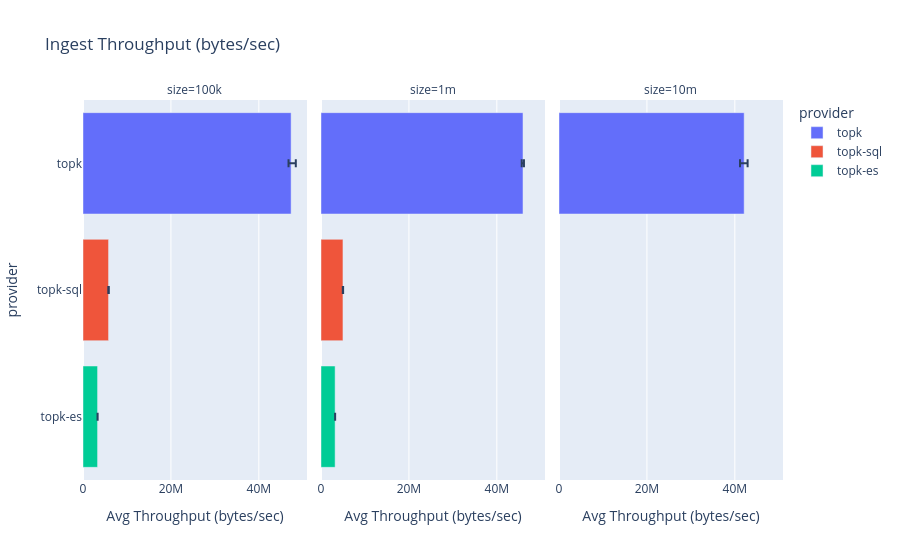

Write notebook code for a chart like this one.
### Code cell
throughput_df = (
    ingest_df
    .filter(pl.col("metric") == "bench.ingest.upserted_bytes")
    .group_by(["provider", "size", "run_id"])
    .agg([
        pl.col("value").sum().alias("total_bytes"),
        pl.col("ts").min().alias("start_ts"),
        pl.col("ts").max().alias("end_ts"),
    ])
    .with_columns([
        (pl.col("total_bytes") / (pl.col("end_ts") - pl.col("start_ts")).dt.total_seconds(fractional=True)).alias("value")
    ])
)
throughput_df = process_df(throughput_df, ["provider", "size", "run_id"])

fig = px.bar(
    throughput_df.sort("value", descending=True),
    y="provider",
    x="value",
    color="provider",
    facet_col="size",
    error_x="err_plus",
    error_x_minus="err_minus",
    title="Ingest Throughput (bytes/sec)",
    labels={"value": "Avg Throughput (bytes/sec)"},
    category_orders={
        "size": ["100k", "1m", "10m"],
    },
)
fig.show()

write_df(throughput_df, "ingest_throughput.json")

### Figure 1 — Plotly figure (JSON) as saved in the notebook; plotly's stock layout.template omitted (floating-point values rounded to 4 significant figures)
{"data": [{"error_x": {"array": [1068000.0], "arrayminus": [586700.0]}, "hovertemplate": "provider=%{y}<br>size=100k<br>Avg Throughput (bytes/sec)=%{x}<extra></extra>", "legendgroup": "topk", "marker": {"color": "#636efa", "pattern": {"shape": ""}}, "name": "topk", "orientation": "h", "showlegend": true, "textposition": "auto", "type": "bar", "x": [47340000.0], "xaxis": "x", "y": ["topk"], "yaxis": "y"}, {"error_x": {"array": [58720.0], "arrayminus": [56180.0]}, "hovertemplate": "provider=%{y}<br>size=100k<br>Avg Throughput (bytes/sec)=%{x}<extra></extra>", "legendgroup": "topk-sql", "marker": {"color": "#EF553B", "pattern": {"shape": ""}}, "name": "topk-sql", "orientation": "h", "showlegend": true, "textposition": "auto", "type": "bar", "x": [5814000.0], "xaxis": "x", "y": ["topk-sql"], "yaxis": "y"}, {"error_x": {"array": [13820.0], "arrayminus": [11590.0]}, "hovertemplate": "provider=%{y}<br>size=100k<br>Avg Throughput (bytes/sec)=%{x}<extra></extra>", "legendgroup": "topk-es", "marker": {"color": "#00cc96", "pattern": {"shape": ""}}, "name": "topk-es", "orientation": "h", "showlegend": true, "textposition": "auto", "type": "bar", "x": [3315000.0], "xaxis": "x", "y": ["topk-es"], "yaxis": "y"}, {"error_x": {"array": [221400.0], "arrayminus": [291100.0]}, "hovertemplate": "provider=%{y}<br>size=1m<br>Avg Throughput (bytes/sec)=%{x}<extra></extra>", "legendgroup": "topk", "marker": {"color": "#636efa", "pattern": {"shape": ""}}, "name": "topk", "orientation": "h", "showlegend": false, "textposition": "auto", "type": "bar", "x": [45950000.0], "xaxis": "x2", "y": ["topk"], "yaxis": "y2"}, {"error_x": {"array": [34510.0], "arrayminus": [32800.0]}, "hovertemplate": "provider=%{y}<br>size=1m<br>Avg Throughput (bytes/sec)=%{x}<extra></extra>", "legendgroup": "topk-sql", "marker": {"color": "#EF553B", "pattern": {"shape": ""}}, "name": "topk-sql", "orientation": "h", "showlegend": false, "textposition": "auto", "type": "bar", "x": [4995000.0], "xaxis": "x2", "y": ["topk-sql"], "yaxis": "y2"}, {"error_x": {"array": [5204.0], "arrayminus": [5336.0]}, "hovertemplate": "provider=%{y}<br>size=1m<br>Avg Throughput (bytes/sec)=%{x}<extra></extra>", "legendgroup": "topk-es", "marker": {"color": "#00cc96", "pattern": {"shape": ""}}, "name": "topk-es", "orientation": "h", "showlegend": false, "textposition": "auto", "type": "bar", "x": [3211000.0], "xaxis": "x2", "y": ["topk-es"], "yaxis": "y2"}, {"error_x": {"array": [786400.0], "arrayminus": [947300.0]}, "hovertemplate": "provider=%{y}<br>size=10m<br>Avg Throughput (bytes/sec)=%{x}<extra></extra>", "legendgroup": "topk", "marker": {"color": "#636efa", "pattern": {"shape": ""}}, "name": "topk", "orientation": "h", "showlegend": false, "textposition": "auto", "type": "bar", "x": [42120000.0], "xaxis": "x3", "y": ["topk"], "yaxis": "y3"}], "layout": {"annotations": [{"font": {}, "showarrow": false, "text": "size=100k", "x": 0.16, "xanchor": "center", "xref": "paper", "y": 1, "yanchor": "bottom", "yref": "paper"}, {"font": {}, "showarrow": false, "text": "size=1m", "x": 0.5, "xanchor": "center", "xref": "paper", "y": 1, "yanchor": "bottom", "yref": "paper"}, {"font": {}, "showarrow": false, "text": "size=10m", "x": 0.84, "xanchor": "center", "xref": "paper", "y": 1, "yanchor": "bottom", "yref": "paper"}], "barmode": "relative", "legend": {"title": {"text": "provider"}, "tracegroupgap": 0}, "title": {"text": "Ingest Throughput (bytes/sec)"}, "xaxis": {"anchor": "y", "domain": [0, 0.32], "title": {"text": "Avg Throughput (bytes/sec)"}}, "xaxis2": {"anchor": "y2", "domain": [0.34, 0.66], "matches": "x", "title": {"text": "Avg Throughput (bytes/sec)"}}, "xaxis3": {"anchor": "y3", "domain": [0.68, 1.0], "matches": "x", "title": {"text": "Avg Throughput (bytes/sec)"}}, "yaxis": {"anchor": "x", "categoryarray": ["topk-es", "topk-sql", "topk"], "categoryorder": "array", "domain": [0, 1], "title": {"text": "provider"}}, "yaxis2": {"anchor": "x2", "domain": [0, 1], "matches": "y", "showticklabels": false}, "yaxis3": {"anchor": "x3", "domain": [0, 1], "matches": "y", "showticklabels": false}}}
